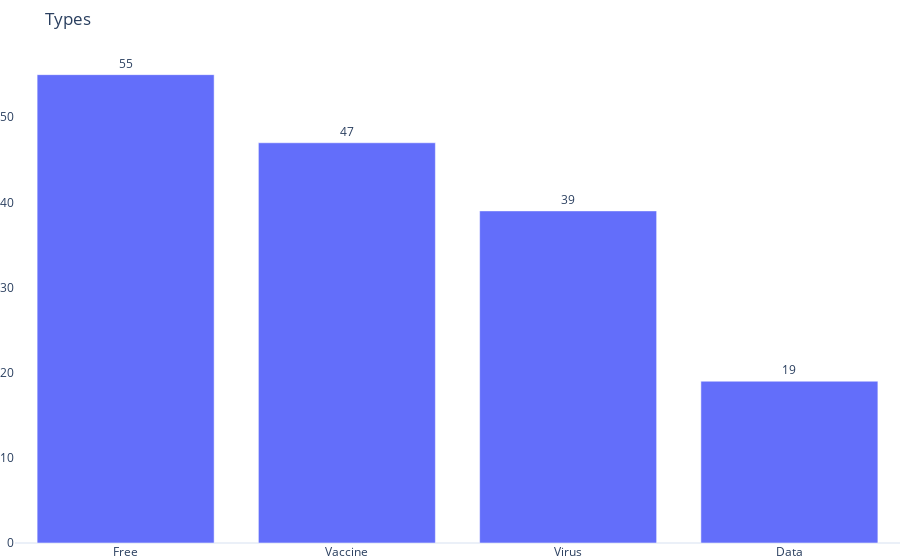

Notebook code cell kept with this figure:
### Code cell
fig = px.bar(
        df,
        x=df.type.unique().tolist(),
        y=df.type.value_counts(),
        title='Types',
        template="plotly_white",
        
    )
fig.update_layout(
        plot_bgcolor="rgba(0,0,0,0)",
        yaxis=(dict(showgrid=False, title=None)),
        xaxis=(dict(showgrid=False, title=None)),
        margin=dict(l=0, r=0, t=50, b=5),
    )
fig.update_traces(texttemplate='%{value}', textposition='outside')

fig.show()

### Figure 1 — Plotly figure (JSON) as saved in the notebook; plotly's stock layout.template omitted (floating-point values rounded to 4 significant figures)
{"data": [{"alignmentgroup": "True", "hovertemplate": "x=%{x}<br>y=%{y}<extra></extra>", "legendgroup": "", "marker": {"color": "#636efa", "pattern": {"shape": ""}}, "name": "", "offsetgroup": "", "orientation": "v", "showlegend": false, "textposition": "outside", "texttemplate": "%{value}", "type": "bar", "x": ["Free", "Vaccine", "Virus", "Data"], "xaxis": "x", "y": [55, 47, 39, 19], "yaxis": "y"}], "layout": {"barmode": "relative", "legend": {"tracegroupgap": 0}, "margin": {"b": 5, "l": 0, "r": 0, "t": 50}, "plot_bgcolor": "rgba(0,0,0,0)", "title": {"text": "Types"}, "xaxis": {"anchor": "y", "domain": [0, 1], "showgrid": false, "title": {}}, "yaxis": {"anchor": "x", "domain": [0, 1], "showgrid": false, "title": {}}}}
